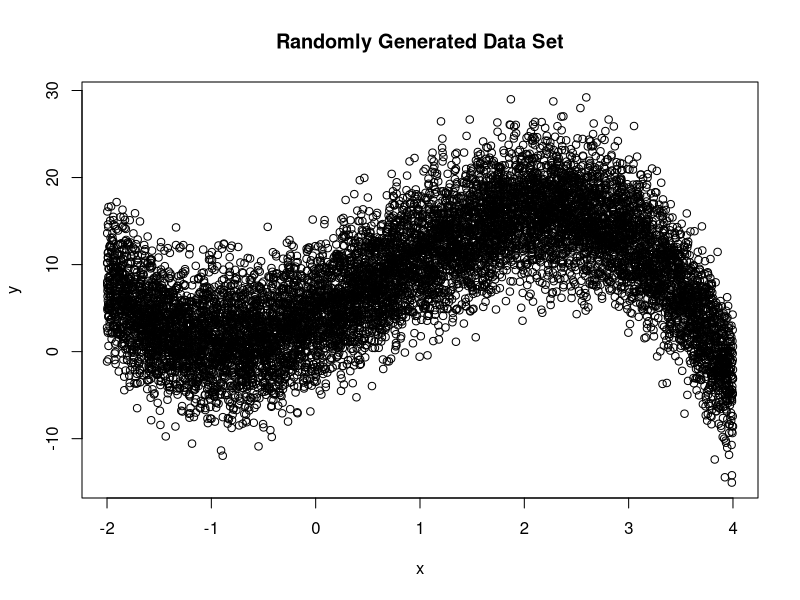
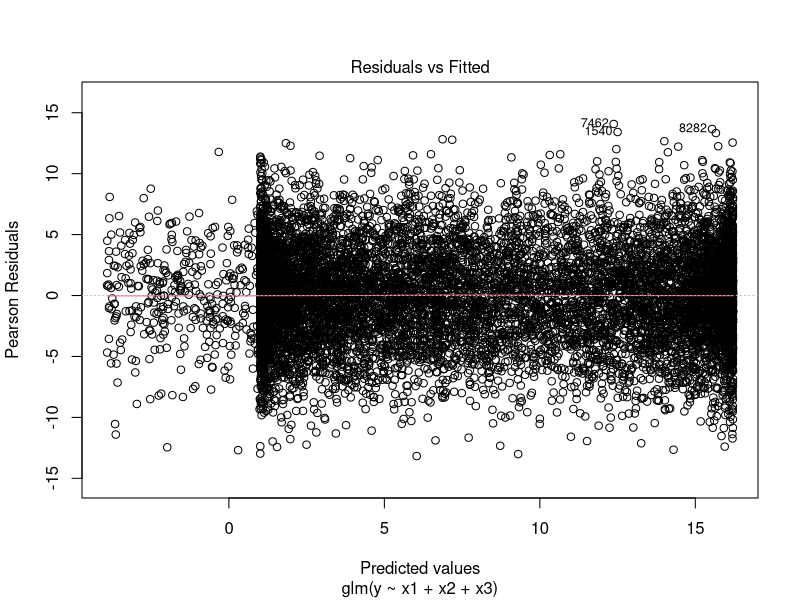
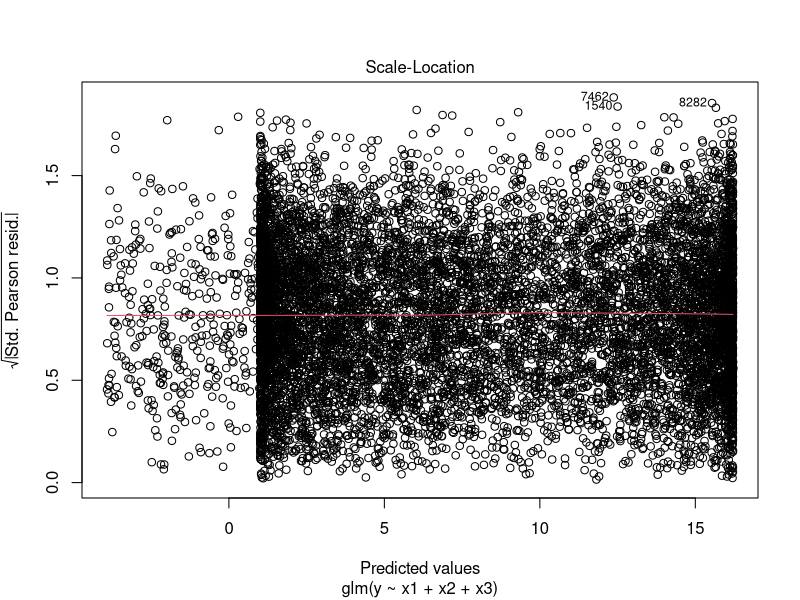
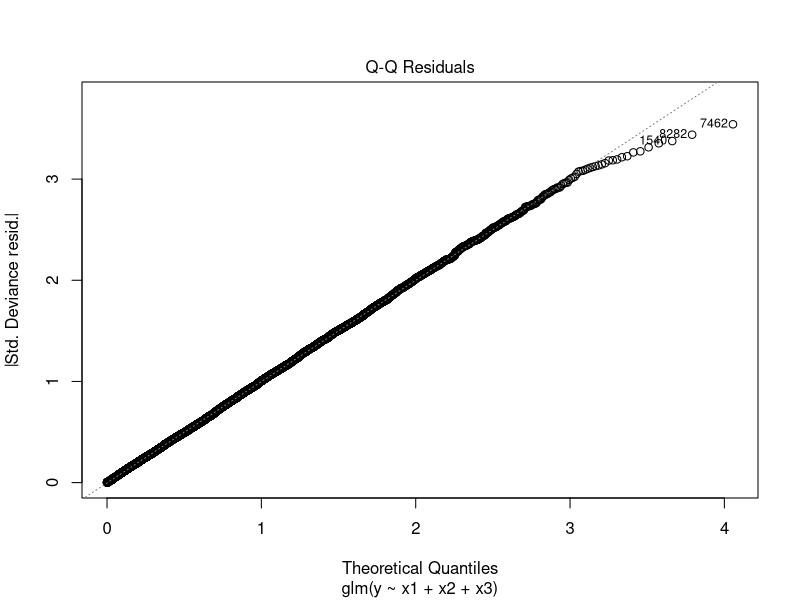
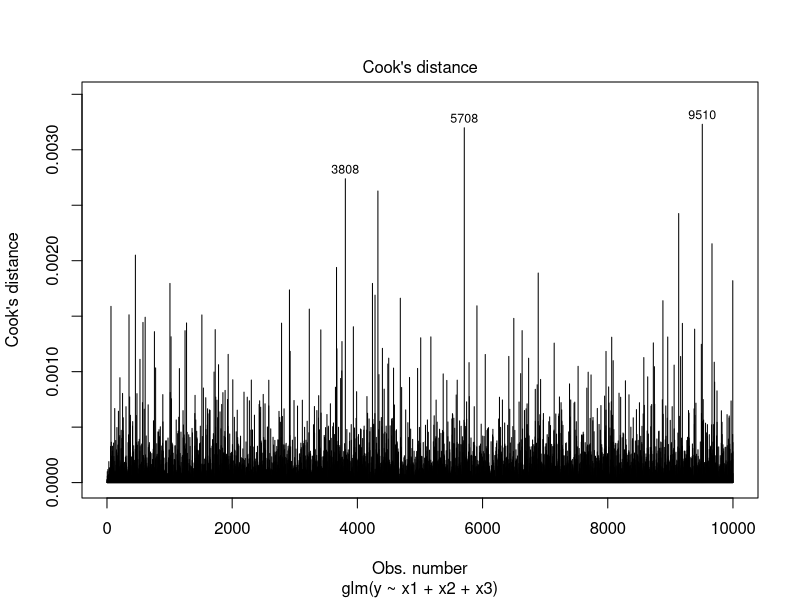
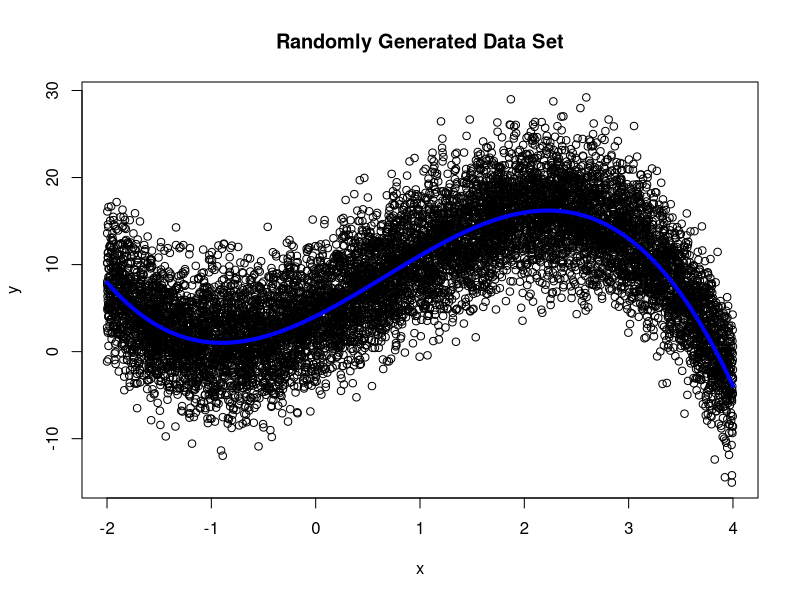

Recreate these plots in R, in order.
# # Polynomial Regression - R
# To demonstrate the differences of running models in local R and sparklyr, we'll use a simple [Polynomial Regression](https://en.wikipedia.org/wiki/Polynomial_regression).

# ## Generate Data
# We'll generate sample sample data for a multivariate linear regression with known coefficients and randomly generated error. Specifically;
# $$ y = \beta_0 + \sum_i (\beta_i x_i) + \epsilon   \thinspace \thinspace \thinspace \thinspace \thinspace     \forall i \in {1..3}$$
# $$ \beta_0: 4 $$
# $$ \beta_1: 6 $$
# $$ \beta_2: 2 $$
# $$ \beta_3: -1 $$

gen_dat    <- data.frame(x1=runif(10000,-2,4))
gen_dat$x2 <- gen_dat$x1^2
gen_dat$x3 <- gen_dat$x1^3
gen_dat$y  <- 4 + 6*gen_dat$x1 + 2*gen_dat$x2 - 1*gen_dat$x3 +  rnorm(10000,0,4)

# ## Visualize Data
# Eventhough we are evaluating a polynomial, there is only one dependent variable, y, and one independent variable, x. Plotting:

plot(gen_dat$x1,gen_dat$y, xlab="x", ylab="y", main="Randomly Generated Data Set")

# ## Fit Model
# We'll fit this model using local R's stats lib which is a core library. Specifcally, we'll fit using [glm](https://stat.ethz.ch/R-manual/R-patched/library/stats/html/glm.html).

lm <- glm(y~x1+x2+x3, data=gen_dat)
summary(lm)

# By inspection, we see that our estimates are close to the fitted coefficients:

data.frame(lm.coef=lm$coefficients, true.coef=c(4,6,2,-1))

# ## Standard Plots
# R comes with many standard plots which are still accessible in CDSW:

plot(lm, which=1)
plot(lm, which=3)
plot(lm, which=2)
plot(lm, which=4)

# You can also predict and plot our prediction on top of our observations:
pdat    <- data.frame(x1=seq(from = -2, to = 4, by = 0.05))
pdat$x2 <- pdat$x1^2
pdat$x3 <- pdat$x1^3
pdat$y  <- predict(lm, pdat , interval = "prediction")

plot(gen_dat$x1,gen_dat$y, xlab="x", ylab="y", main="Randomly Generated Data Set")
lines(pdat$x1,pdat$y,col="blue",lw=4)

